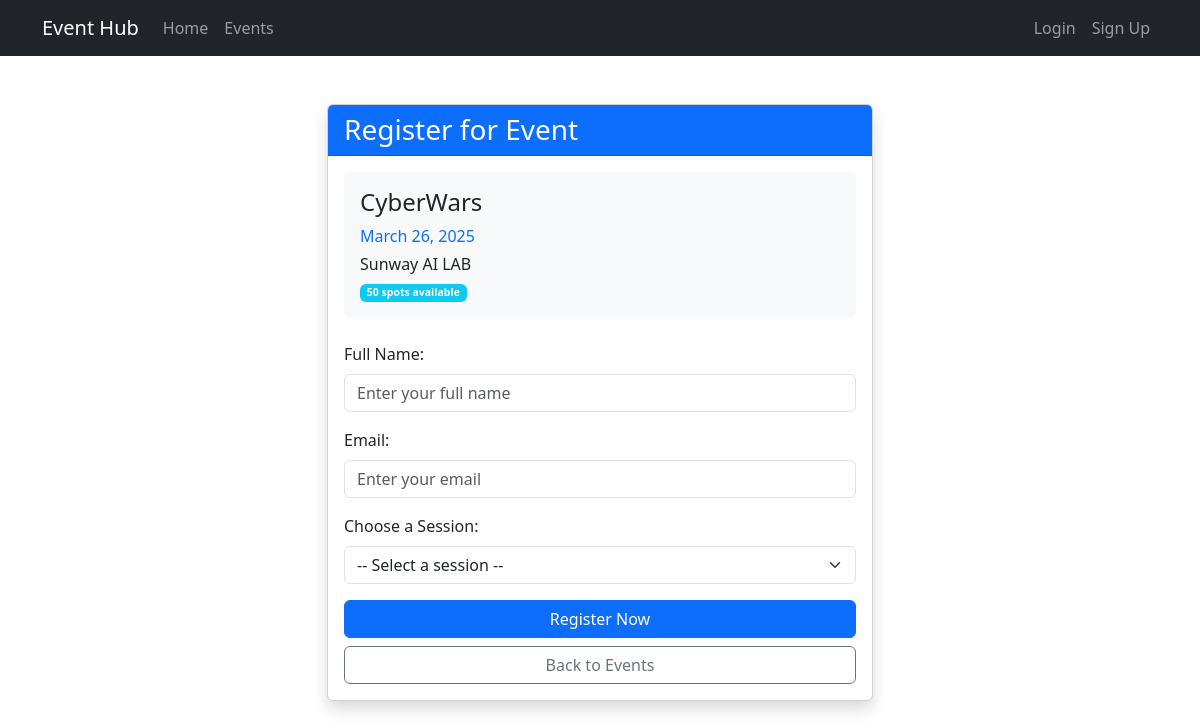
The page /event-registration/register/2/ on the database as committed earlier.
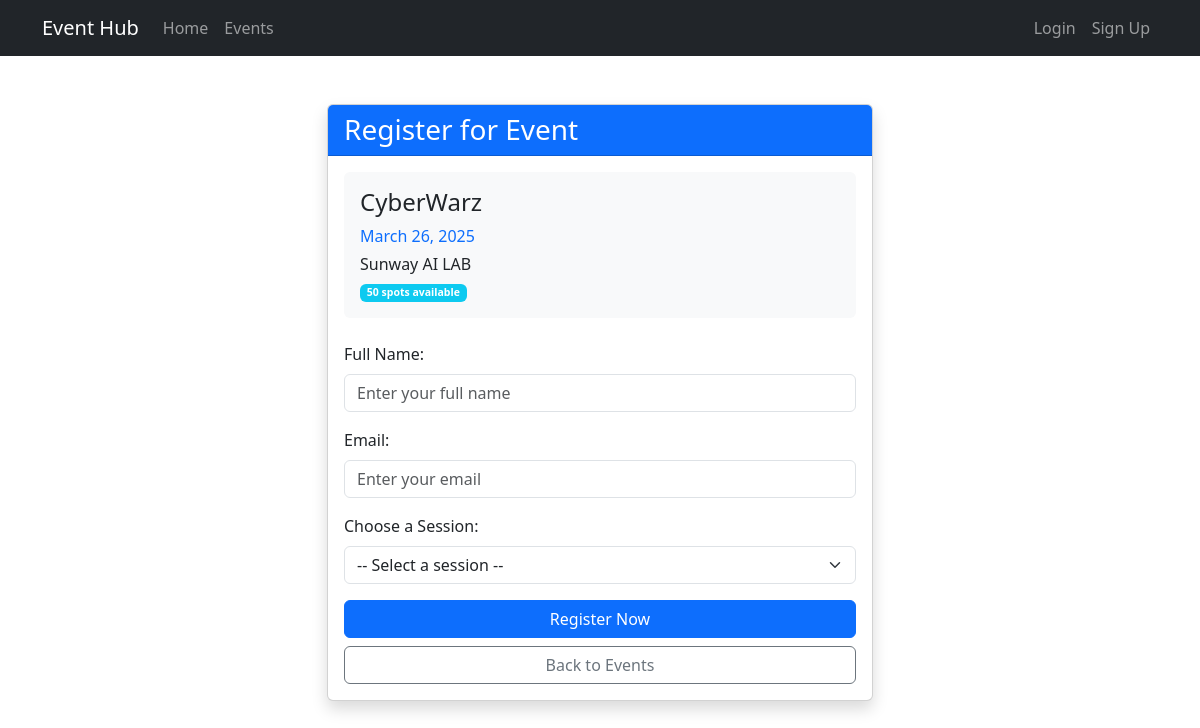
The same page on the database as committed later.
### events/models.py (models this page shows, shortened)
class Event(models.Model):
    title = models.CharField(max_length=200)
    description = models.TextField()
    date = models.DateTimeField(default=timezone.now)
    location = models.CharField(max_length=200)
    capacity = models.PositiveBigIntegerField()
    created_by = models.ForeignKey(User, on_delete=models.CASCADE, related_name='created_events')
    created_at = models.DateTimeField(auto_now_add=True)
    updated_at = models.DateTimeField(auto_now=True)

### event_registration/views.py (the view, shortened to what this page needs)
# urls.py: path('register/<int:event_id>/', views.register_event, name='register_event'),
def register_event(request, event_id):
    event = get_object_or_404(Event, id=event_id)
    return render(request, "event_registration/forms.html", {"event": event})

### event_registration/templates/event_registration/forms.html (shortened to what this page needs)
<!DOCTYPE html>
<html lang="en">
<head>
    <link href="https://cdn.jsdelivr.net/npm/bootstrap@5.3.0/dist/css/bootstrap.min.css" rel="stylesheet">
</head>
<body>
    {% include 'navbar.html' %}
    <div class="container py-5">
        <div class="row justify-content-center">
            <div class="col-md-8 col-lg-6">
                <div class="card shadow">
                    <div class="card-header bg-primary text-white">
                        <h3 class="card-title mb-0">Register for Event</h3>
                    </div>
                    <div class="card-body">
                        <div class="mb-4 p-3 bg-light rounded">
                            <h4>{{ event.title }}</h4>
                            <p class="text-primary mb-1">
                                 {{ event.date|date:"F j, Y" }}
                            </p>
                            <p class="mb-1">
                                 {{ event.location }}
                            </p>
                            <p class="mb-0 small">
                                <span class="badge bg-info">{{ event.capacity }} spots available</span>
                            </p>
                        </div>
                        <form method="post" action="{% url 'register_event' event.id %}">
                            <div class="mb-3">
                                <label for="name" class="form-label">Full Name:</label>
                                <input type="text" id="name" name="name" class="form-control" placeholder="Enter your full name" required>
                            </div>
                            <div class="mb-3">
                                <label for="email" class="form-label">Email:</label>
                                <input type="email" id="email" name="email" class="form-control" placeholder="Enter your email" required>
                            </div>
                            <div class="mb-3">
                                <label for="session" class="form-label">Choose a Session:</label>
                                <select id="session" name="session" class="form-select" required>
                                    <option value="">-- Select a session --</option>
                                </select>
                            </div>
                            <div class="d-grid gap-2">
                                <button type="submit" class="btn btn-primary">Register Now</button>
                                <a href="{% url 'event_list' %}" class="btn btn-outline-secondary">Back to Events</a>
                            </div>
                        </form>
                    </div>
                </div>
            </div>
        </div>
    </div>
</body>
</html>

Rows that differ between the two databases and show on the page:
changed Event "Sunway AI LAB": title "CyberWars" → "CyberWarz"
